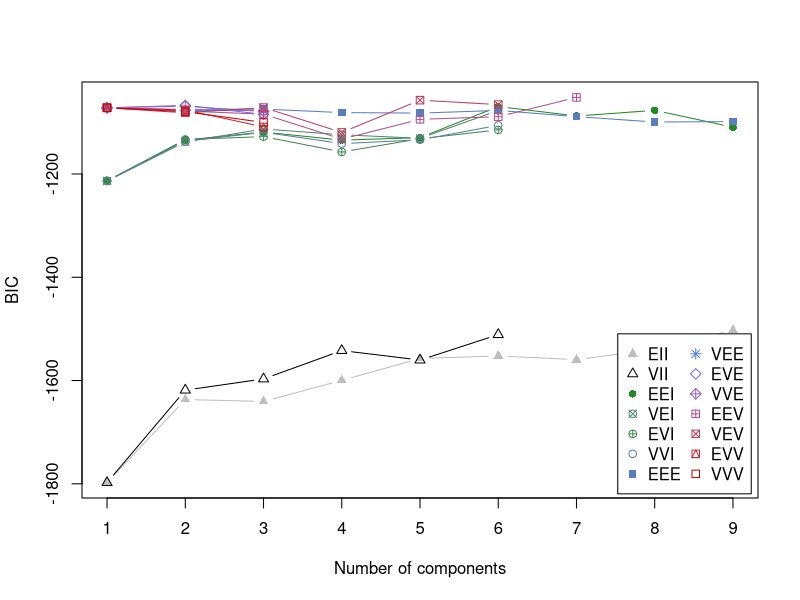
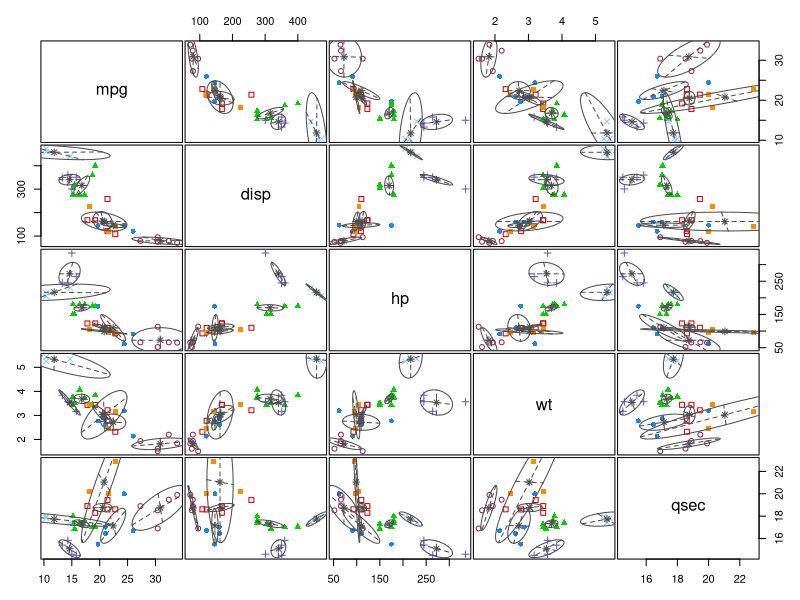
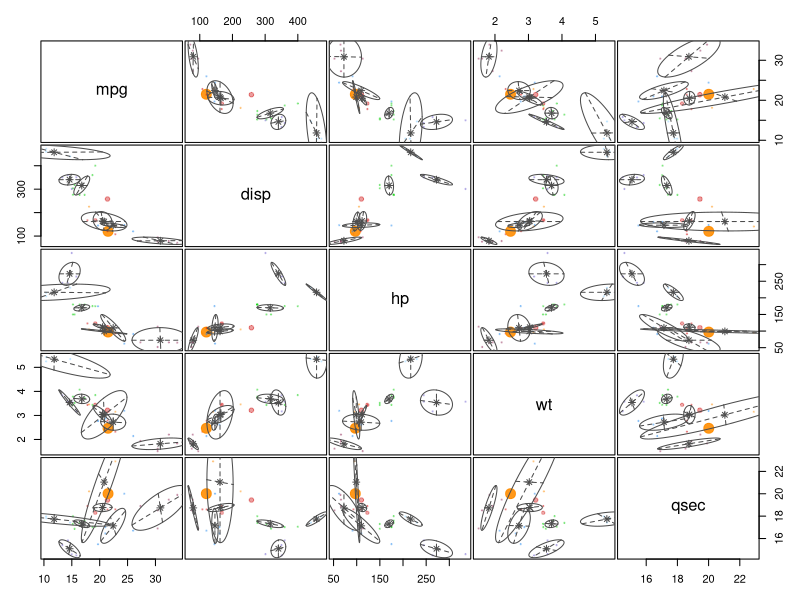
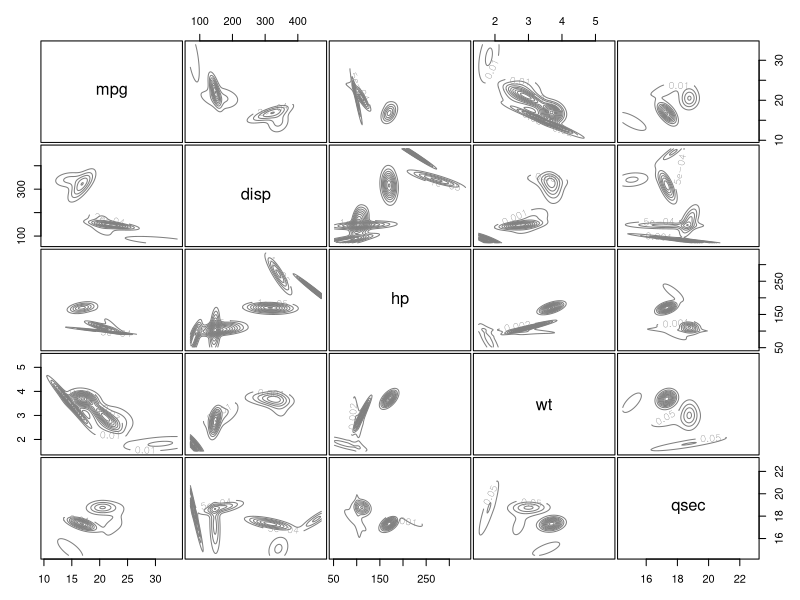

Write R code to recreate these figures, in order.
library(mclust)
mod1 = Mclust(mtcars[,c(1,3,4,6,7)])
summary(mod1)
plot(mod1)


#---------------------------------
#Correlation analysis for mtcars
#---------------------------------
variables <- c(1,3,4,6,7)

car.cor.mat <- matrix(data = 0, nrow = 5, ncol = 5)

car.cor.mat <- data.frame(mpg = 1:5, disp = 0, hp = 0, wt = 0, qsec = 0, row.names = names(mtcars[,variables]))

for (i in 1:length(variables)) {
  for (j in 1:length(variables)) {
    car.cor.mat[i,j] <- cor(mtcars[,i], mtcars[,j])
  }
}
